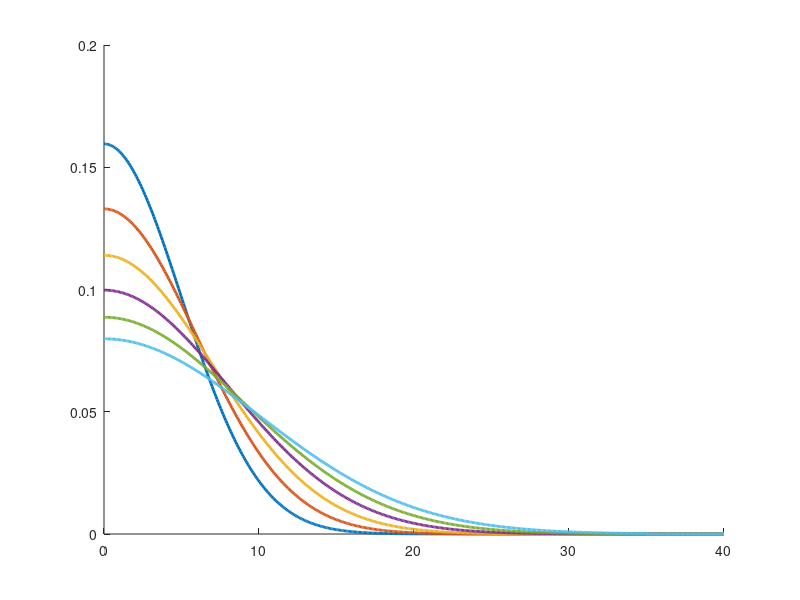

Reproduce this figure in MATLAB. (Note: this script raises an error after producing the figure.)
%% plot_tilt_distribution.m
% Visualize the truncated half-normal distribution used for random receiver
% tilt sampling. Helps choose sigma_tilt and theta_max_tilt.
%
% Author: Kevin Acuña

close all; clear; clc;

% =========================================================================
% PARAMETERS TO EXPLORE
% =========================================================================
sigma_candidates   = 5:10;   % [deg] — one curve per sigma
theta_max_tilt     = 35;               % [deg] — truncation limit (vertical line)
N_samples_mc       = 100000;           % Monte Carlo samples for empirical distribution
% =========================================================================

theta_vec = linspace(0, theta_max_tilt + 5, 500);

colors = lines(length(sigma_candidates));

%% Fig 1 — PDF curves (theoretical truncated half-normal)
fig1 = figure('Name', 'Tilt Distribution PDF', 'Position', [50, 100, 700, 480]);
hold on;

leg_str = {};
for k = 1:length(sigma_candidates)
    sig = sigma_candidates(k);

    % PDF of |N(0, sig^2)| = 2 * normpdf(x, 0, sig) for x >= 0
    pdf_raw  = 2 * normpdf(theta_vec, 0, sig);

    % Normalization constant for truncation at theta_max
    Z = 2 * normcdf(theta_max_tilt, 0, sig) - 1;   % P(|X| <= theta_max)
    pdf_trunc = pdf_raw / Z;
    pdf_trunc(theta_vec > theta_max_tilt) = 0;

    plot(theta_vec, pdf_trunc, '-', 'LineWidth', 2, 'Color', colors(k,:));
    leg_str{end+1} = sprintf('$\\sigma = %d^\\circ$', sig);
end

xline(theta_max_tilt, '--k', 'LineWidth', 1.2, 'Label', ...
    sprintf('$\\theta_{\\max} = %d^\\circ$', theta_max_tilt), ...
    'Interpreter', 'latex', 'FontSize', 11, 'LabelVerticalAlignment', 'bottom');

xlabel('Receiver Tilt $\theta_{\mathrm{tilt}}$ [deg]', 'Interpreter', 'latex', 'FontSize', 13);
ylabel('PDF', 'Interpreter', 'latex', 'FontSize', 13);
title('Truncated Half-Normal Distribution for Receiver Tilt', ...
    'Interpreter', 'latex', 'FontSize', 14);
legend(leg_str, 'Location', 'northeast', 'Interpreter', 'latex', 'FontSize', 11);
xlim([0, theta_max_tilt + 5]);
ylim([0, inf]);
grid on; box on;
hold off;

%% Fig 2 — CDF curves
fig2 = figure('Name', 'Tilt Distribution CDF', 'Position', [100, 100, 700, 480]);
hold on;

for k = 1:length(sigma_candidates)
    sig = sigma_candidates(k);

    cdf_raw   = 2 * normcdf(theta_vec, 0, sig) - 1;
    Z         = 2 * normcdf(theta_max_tilt, 0, sig) - 1;
    cdf_trunc = cdf_raw / Z;
    cdf_trunc(theta_vec > theta_max_tilt) = 1;

    plot(theta_vec, cdf_trunc, '-', 'LineWidth', 2, 'Color', colors(k,:));
end

xline(theta_max_tilt, '--k', 'LineWidth', 1.2);
yline(0.5,  ':', 'Color', [0.5 0.5 0.5], 'LineWidth', 1.0);
yline(0.9,  ':', 'Color', [0.5 0.5 0.5], 'LineWidth', 1.0);
yline(0.95, ':', 'Color', [0.5 0.5 0.5], 'LineWidth', 1.0);

text(theta_max_tilt + 0.3, 0.50, '50\%', 'Interpreter', 'latex', 'FontSize', 10, 'Color', [0.4 0.4 0.4]);
text(theta_max_tilt + 0.3, 0.90, '90\%', 'Interpreter', 'latex', 'FontSize', 10, 'Color', [0.4 0.4 0.4]);
text(theta_max_tilt + 0.3, 0.95, '95\%', 'Interpreter', 'latex', 'FontSize', 10, 'Color', [0.4 0.4 0.4]);

xlabel('Receiver Tilt $\theta_{\mathrm{tilt}}$ [deg]', 'Interpreter', 'latex', 'FontSize', 13);
ylabel('CDF', 'Interpreter', 'latex', 'FontSize', 13);
title('CDF of Truncated Half-Normal Tilt Distribution', ...
    'Interpreter', 'latex', 'FontSize', 14);

leg_str2 = {};
for k = 1:length(sigma_candidates)
    leg_str2{end+1} = sprintf('$\\sigma = %d^\\circ$', sigma_candidates(k));
end
legend(leg_str2, 'Location', 'southeast', 'Interpreter', 'latex', 'FontSize', 11);
xlim([0, theta_max_tilt + 5]);
grid on; box on;
hold off;

%% Fig 3 — Empirical samples histogram (for one chosen sigma)
sig_chosen = 5;   % <-- change this to inspect a specific sigma
Z_chosen = 2 * normcdf(theta_max_tilt, 0, sig_chosen) - 1;

samples = zeros(N_samples_mc, 1);
for i = 1:N_samples_mc
    s = abs(sig_chosen * randn());
    while s > theta_max_tilt
        s = abs(sig_chosen * randn());
    end
    samples(i) = s;
end

fig3 = figure('Name', sprintf('Empirical Histogram sigma=%d', sig_chosen), ...
    'Position', [150, 100, 700, 480]);
hold on;
histogram(samples, 60, 'Normalization', 'pdf', ...
    'FaceColor', [0.3, 0.6, 0.9], 'EdgeColor', 'none', 'FaceAlpha', 0.7);

% Overlay theoretical PDF
pdf_th = 2 * normpdf(theta_vec, 0, sig_chosen) / Z_chosen;
pdf_th(theta_vec > theta_max_tilt) = 0;
plot(theta_vec, pdf_th, 'r-', 'LineWidth', 2.5);

xline(theta_max_tilt, '--k', 'LineWidth', 1.5);
xlabel('Receiver Tilt $\theta_{\mathrm{tilt}}$ [deg]', 'Interpreter', 'latex', 'FontSize', 13);
ylabel('PDF', 'Interpreter', 'latex', 'FontSize', 13);
title(sprintf('Empirical vs Theoretical PDF ($\\sigma = %d^\\circ$, $N = 10^5$ samples)', sig_chosen), ...
    'Interpreter', 'latex', 'FontSize', 14);
legend({'Empirical (histogram)', 'Theoretical'}, ...
    'Interpreter', 'latex', 'FontSize', 11, 'Location', 'northeast');
grid on; box on;
hold off;

%% Console summary table
fprintf('%s\n', repmat('=', 1, 70));
fprintf('  TRUNCATED HALF-NORMAL STATISTICS (theta_max = %d deg)\n', theta_max_tilt);
fprintf('%s\n', repmat('=', 1, 70));
fprintf('  %-8s  %-10s  %-10s  %-12s  %-12s  %-10s\n', ...
    'sigma', 'Mean [°]', 'Median [°]', 'P(θ<5°) [%]', 'P(θ<10°) [%]', 'Rej. rate');
fprintf('%s\n', repmat('-', 1, 70));
for k = 1:length(sigma_candidates)
    sig = sigma_candidates(k);
    Z   = 2 * normcdf(theta_max_tilt, 0, sig) - 1;

    % Mean of truncated half-normal
    mean_th = sig * sqrt(2/pi) * (1 - exp(-theta_max_tilt^2/(2*sig^2))) / Z;

    % Median (solve CDF = 0.5)
    cdf_at = @(t) (2*normcdf(t,0,sig)-1)/Z;
    med_th  = fzero(@(t) cdf_at(t) - 0.5, sig);

    p5  = cdf_at(5)  * 100;
    p10 = cdf_at(10) * 100;
    rej = (1 - Z) * 100;

    fprintf('  %-8d  %-10.2f  %-10.2f  %-12.1f  %-12.1f  %-10.2f%%\n', ...
        sig, mean_th, med_th, p5, p10, rej);
end
fprintf('%s\n', repmat('=', 1, 70));
